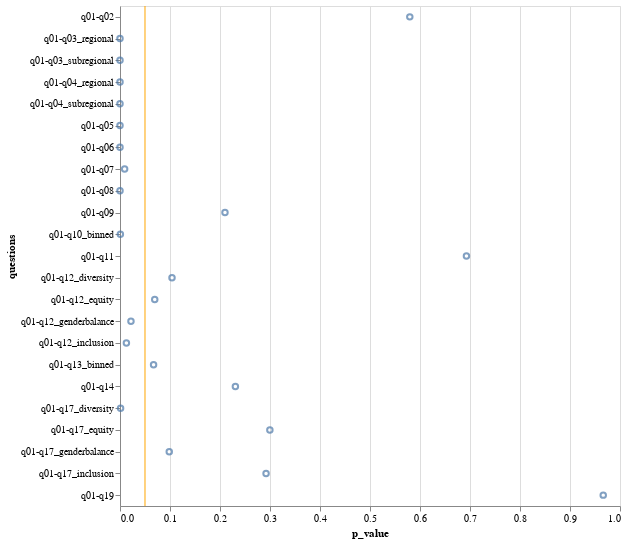

Notebook code for this chart:
### Code cell
mark = alt.Chart(chi2_data).mark_point().encode(
    alt.X("p_value"),
    alt.Y("questions"),
    tooltip=["questions", "p_value", "dof", "statistic"]
)

rule = (
    alt.Chart()
    .mark_rule(color="orange")
    .encode(x=alt.datum(0.05))
)

(mark + rule).properties(
    width=500,
    height=500,
)

### Figure 1 — Vega-Lite specification as saved in the notebook (floating-point values rounded to 4 significant figures)
{"config": {"view": {"continuousWidth": 300, "continuousHeight": 300}}, "layer": [{"data": {"name": "data-e47a3a85d8c850a0fae294ef40cf400c"}, "mark": {"type": "point"}, "encoding": {"tooltip": [{"field": "questions", "type": "nominal"}, {"field": "p_value", "type": "quantitative"}, {"field": "dof", "type": "quantitative"}, {"field": "statistic", "type": "quantitative"}], "x": {"field": "p_value", "type": "quantitative"}, "y": {"field": "questions", "type": "nominal"}}}, {"data": {"name": "empty"}, "mark": {"type": "rule", "color": "orange"}, "encoding": {"x": {"datum": 0.05}}}], "height": 500, "width": 500, "$schema": "https://vega.github.io/schema/vega-lite/v5.8.0.json", "datasets": {"data-e47a3a85d8c850a0fae294ef40cf400c": [{"questions": "q01-q02", "p_value": 0.5796, "statistic": 29.78, "dof": 32}, {"questions": "q01-q05", "p_value": 1.366e-40, "statistic": 313.1, "dof": 48}, {"questions": "q01-q06", "p_value": 1.943e-06, "statistic": 130.3, "dof": 64}, {"questions": "q01-q07", "p_value": 0.009265, "statistic": 43.27, "dof": 24}, {"questions": "q01-q08", "p_value": 3.223e-34, "statistic": 261.0, "dof": 40}, {"questions": "q01-q09", "p_value": 0.21, "statistic": 20.23, "dof": 16}, {"questions": "q01-q11", "p_value": 0.6929, "statistic": 12.72, "dof": 16}, {"questions": "q01-q12_genderbalance", "p_value": 0.02192, "statistic": 59.99, "dof": 40}, {"questions": "q01-q12_diversity", "p_value": 0.104, "statistic": 51.57, "dof": 40}, {"questions": "q01-q12_equity", "p_value": 0.06948, "statistic": 53.94, "dof": 40}, {"questions": "q01-q12_inclusion", "p_value": 0.0128, "statistic": 62.55, "dof": 40}, {"questions": "q01-q14", "p_value": 0.2308, "statistic": 46.22, "dof": 40}, {"questions": "q01-q17_genderbalance", "p_value": 0.09852, "statistic": 33.27, "dof": 24}, {"questions": "q01-q17_diversity", "p_value": 0.001163, "statistic": 50.67, "dof": 24}, {"questions": "q01-q17_equity", "p_value": 0.2997, "statistic": 27.1, "dof": 24}, {"questions": "q01-q17_inclusion", "p_value": 0.2921, "statistic": 27.27, "dof": 24}, {"questions": "q01-q19", "p_value": 0.9665, "statistic": 25.27, "dof": 40}, {"questions": "q01-q03_regional", "p_value": 2.876e-09, "statistic": 115.6, "dof": 40}, {"questions": "q01-q03_subregional", "p_value": 4.781e-08, "statistic": 232.4, "dof": 128}, {"questions": "q01-q04_regional", "p_value": 1.101e-07, "statistic": 104.6, "dof": 40}, {"questions": "q01-q04_subregional", "p_value": 2.089e-11, "statistic": 274.6, "dof": 136}, {"questions": "q01-q10_binned", "p_value": 0.0007404, "statistic": 136.3, "dof": 88}, {"questions": "q01-q13_binned", "p_value": 0.06714, "statistic": 161.5, "dof": 136}], "empty": [{}]}}
